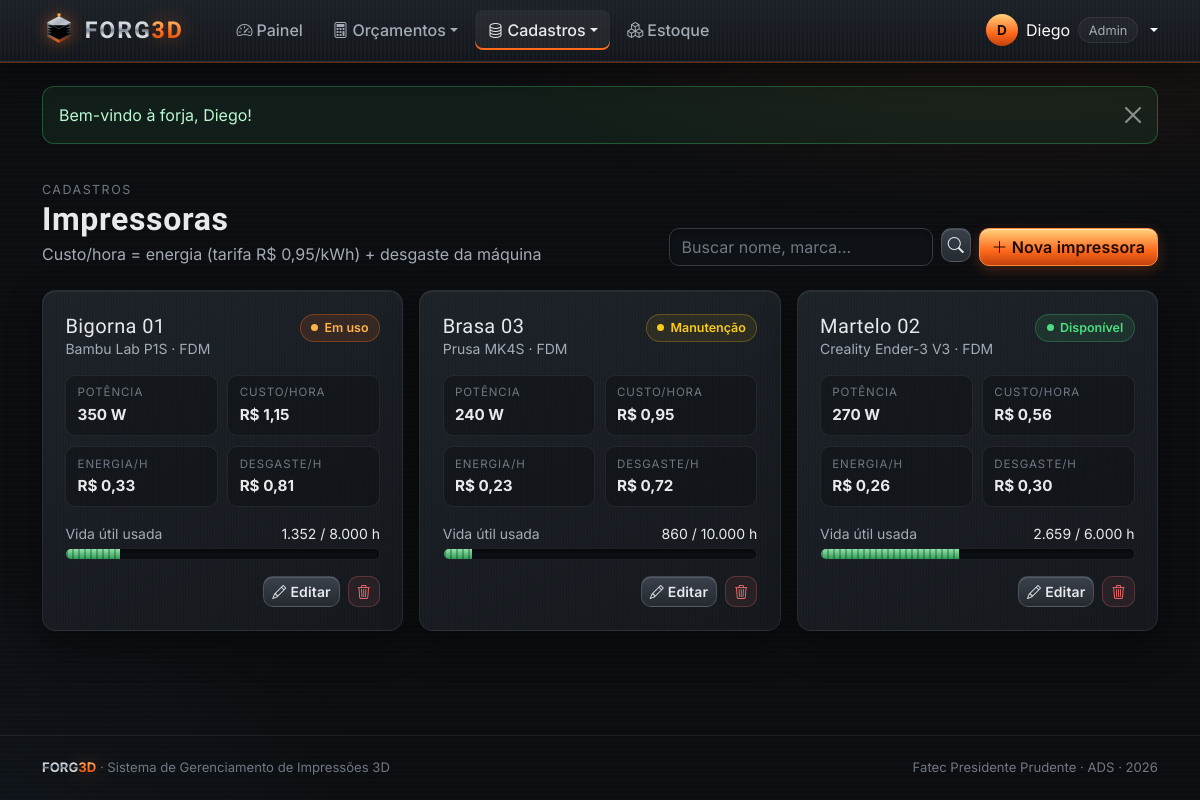
Screenshot of /view/verImpressora.php (signed in) with the database file from the repository.
### tables this page shows
CREATE TABLE configuracoes (
  id                TINYINT PRIMARY KEY,
  nome_empresa      VARCHAR(80)   NOT NULL DEFAULT 'FORG3D',
  tarifa_kwh        DECIMAL(6,3)  NOT NULL DEFAULT 0.950,
  margem_padrao     DECIMAL(5,2)  NOT NULL DEFAULT 60.00,
  taxa_falha_padrao DECIMAL(5,2)  NOT NULL DEFAULT 10.00
);

CREATE TABLE impressoras (
  id           INT AUTO_INCREMENT PRIMARY KEY,
  nome         VARCHAR(60)  NOT NULL,
  marca        VARCHAR(60)  NOT NULL,
  modelo       VARCHAR(60)  NOT NULL,
  tecnologia   ENUM('FDM','SLA') NOT NULL DEFAULT 'FDM',
  potencia_w   INT          NOT NULL,
  valor_compra DECIMAL(10,2) NOT NULL,
  vida_util_h  INT          NOT NULL DEFAULT 8000,
  horas_uso    DECIMAL(10,1) NOT NULL DEFAULT 0,
  status       ENUM('disponivel','em_uso','manutencao') NOT NULL DEFAULT 'disponivel',
  criado_em    DATETIME NOT NULL DEFAULT CURRENT_TIMESTAMP
);

### view/verImpressora.php (the view, shortened to what this page needs)
<?php
$busca = trim($_GET['busca'] ?? '');
$impressoras = listarImpressoras($busca);
$tarifa = (float) buscarConfig()['tarifa_kwh'];
require 'includes/topo.php';
?>
<div class="f-cabecalho">
    <div>
        <span class="f-mini">Cadastros</span>
        <h1>Impressoras</h1>
        <p>Custo/hora = energia (tarifa <?= moeda($tarifa) ?>/kWh) + desgaste da máquina</p>
    </div>
    <div class="d-flex flex-wrap gap-2">
        <form class="f-busca d-flex gap-2" method="GET">
            <input class="form-control" name="busca" value="<?= h($busca) ?>" placeholder="Buscar nome, marca...">
            <button class="btn btn-aco btn-icone" type="submit" aria-label="Buscar"><i class="bi bi-search"></i></button>
        </form>
        <a href="cadastroImpressora.php" class="btn btn-forja"><i class="bi bi-plus-lg me-1"></i>Nova impressora</a>
    </div>
</div>
<?php if (!$impressoras): ?>
    <div class="f-card"><div class="f-vazio"><i class="bi bi-printer"></i>Nenhuma impressora encontrada.</div></div>
<?php else: ?>
<div class="row g-3">
    <?php foreach ($impressoras as $p):
        $energiaH = $p['potencia_w'] / 1000 * $tarifa;
        $desgasteH = $p['valor_compra'] / max(1, $p['vida_util_h']);
        $vida = min(100, $p['horas_uso'] / max(1, $p['vida_util_h']) * 100); ?>
    <div class="col-md-6 col-xl-4">
        <div class="f-card f-card-quente h-100 d-flex flex-column">
            <div class="d-flex justify-content-between align-items-start mb-3">
                <div>
                    <h2 class="h5 mb-0"><?= h($p['nome']) ?></h2>
                    <div class="small f-muted"><?= h($p['marca'] . ' ' . $p['modelo']) ?> · <?= $p['tecnologia'] ?></div>
                </div>
                <?= badgeStatus($p['status']) ?>
            </div>
            <div class="f-grade-info mb-3">
                <div><small>Potência</small><strong><?= (int) $p['potencia_w'] ?> W</strong></div>
                <div><small>Custo/hora</small><strong><?= moeda($energiaH + $desgasteH) ?></strong></div>
                <div><small>Energia/h</small><strong><?= moeda($energiaH) ?></strong></div>
                <div><small>Desgaste/h</small><strong><?= moeda($desgasteH) ?></strong></div>
            </div>
            <div class="d-flex justify-content-between small mb-1">
                <span class="f-muted">Vida útil usada</span>
                <span><?= number_format($p['horas_uso'], 0, ',', '.') ?> / <?= number_format($p['vida_util_h'], 0, ',', '.') ?> h</span>
            </div>
            <div class="f-camadas <?= $vida > 85 ? 'f-critico' : ($vida > 60 ? 'f-baixo' : '') ?> mb-3"><span style="width:<?= round($vida) ?>%"></span></div>
            <div class="mt-auto d-flex justify-content-end gap-2">
                <a class="btn btn-aco btn-sm" href="cadastroImpressora.php?id=<?= $p['id'] ?>"><i class="bi bi-pencil me-1"></i>Editar</a>
                <form action="../processamento/processamento.php" method="POST" data-confirmar="Excluir a impressora <?= h($p['nome']) ?>?">
                    <button class="btn btn-perigo btn-sm" type="submit"><i class="bi bi-trash3"></i></button>
                </form>
            </div>
        </div>
    </div>
    <?php endforeach; ?>
</div>
<?php endif; ?>
<?php require 'includes/rodape.php'; ?>

### processamento/funcoesBD.php (shortened to what this page needs)
<?php
function conectar(): PDO
{
    static $pdo = null;
    if ($pdo === null) {
        $dsn = 'mysql:host=' . DB_HOST . ';dbname=' . DB_NOME . ';charset=utf8mb4';
        try {
            $pdo = new PDO($dsn, DB_USUARIO, DB_SENHA, [
                PDO::ATTR_ERRMODE            => PDO::ERRMODE_EXCEPTION,
                PDO::ATTR_DEFAULT_FETCH_MODE => PDO::FETCH_ASSOC,
                PDO::ATTR_EMULATE_PREPARES   => false,
            ]);
        } catch (PDOException $e) {
            http_response_code(500);
            die('<h3 style="font-family:sans-serif">Não foi possível conectar ao banco "' . DB_NOME
                . '". Verifique se o MySQL do XAMPP está ligado e se o arquivo banco/forg3d.sql foi importado no phpMyAdmin.</h3>');
        }
    }
    return $pdo;
}
function consultar(string $sql, array $params = []): array
{
    $st = conectar()->prepare($sql);
    $st->execute($params);
    return $st->fetchAll();
}
function consultarUm(string $sql, array $params = []): ?array
{
    $st = conectar()->prepare($sql);
    $st->execute($params);
    $linha = $st->fetch();
    return $linha === false ? null : $linha;
}
function buscarConfig(): array
{
    return consultarUm('SELECT * FROM configuracoes WHERE id = 1') ?? [
        'nome_empresa' => 'FORG3D', 'tarifa_kwh' => 0.95,
        'margem_padrao' => 60, 'taxa_falha_padrao' => 10,
    ];
}
function listarImpressoras(string $busca = ''): array
{
    return consultar('SELECT * FROM impressoras WHERE nome LIKE ? OR marca LIKE ? OR modelo LIKE ? ORDER BY nome',
        ["%$busca%", "%$busca%", "%$busca%"]);
}
function h($texto): string
{
    return htmlspecialchars((string) $texto, ENT_QUOTES, 'UTF-8');
}
function moeda($valor): string
{
    return 'R$ ' . number_format((float) $valor, 2, ',', '.');
}
function rotuloStatus(string $s): string
{
    return [
        'pendente' => 'Pendente', 'aprovado' => 'Aprovado', 'em_producao' => 'Em produção',
        'concluido' => 'Concluído', 'cancelado' => 'Cancelado',
        'disponivel' => 'Disponível', 'em_uso' => 'Em uso', 'manutencao' => 'Manutenção',
    ][$s] ?? $s;
}
function badgeStatus(string $s): string
{
    return '<span class="f-status f-status-' . h($s) . '">' . h(rotuloStatus($s)) . '</span>';
}

### rows the page displays
configuracoes: tarifa_kwh "R$ 0,95"
impressoras: nome "Bigorna 01", marca+modelo "Bambu Lab P1S", tecnologia "FDM", status "Em uso", potencia_w "350", moeda($energiaH + $desgasteH) "R$ 1,15", potencia_w.tarifa_kwh "R$ 0,33", moeda($desgasteH) "R$ 0,81", horas_uso "1.352", vida_util_h "8.000"
impressoras: nome "Brasa 03", marca+modelo "Prusa MK4S", tecnologia "FDM", status "Manutenção", potencia_w "240", moeda($energiaH + $desgasteH) "R$ 0,95", potencia_w.tarifa_kwh "R$ 0,23", moeda($desgasteH) "R$ 0,72", horas_uso "860", vida_util_h "10.000"
impressoras: nome "Martelo 02", marca+modelo "Creality Ender-3 V3", tecnologia "FDM", status "Disponível", potencia_w "270", moeda($energiaH + $desgasteH) "R$ 0,56", potencia_w.tarifa_kwh "R$ 0,26", moeda($desgasteH) "R$ 0,30", horas_uso "2.659", vida_util_h "6.000"

### other values shown
mb_strtoupper(mb_substr($u['nome'], 0, 1)) "D"
explode(' ', $u['nome'])[0] "Diego"
$aviso['texto'] "Bem-vindo à forja, Diego!"
